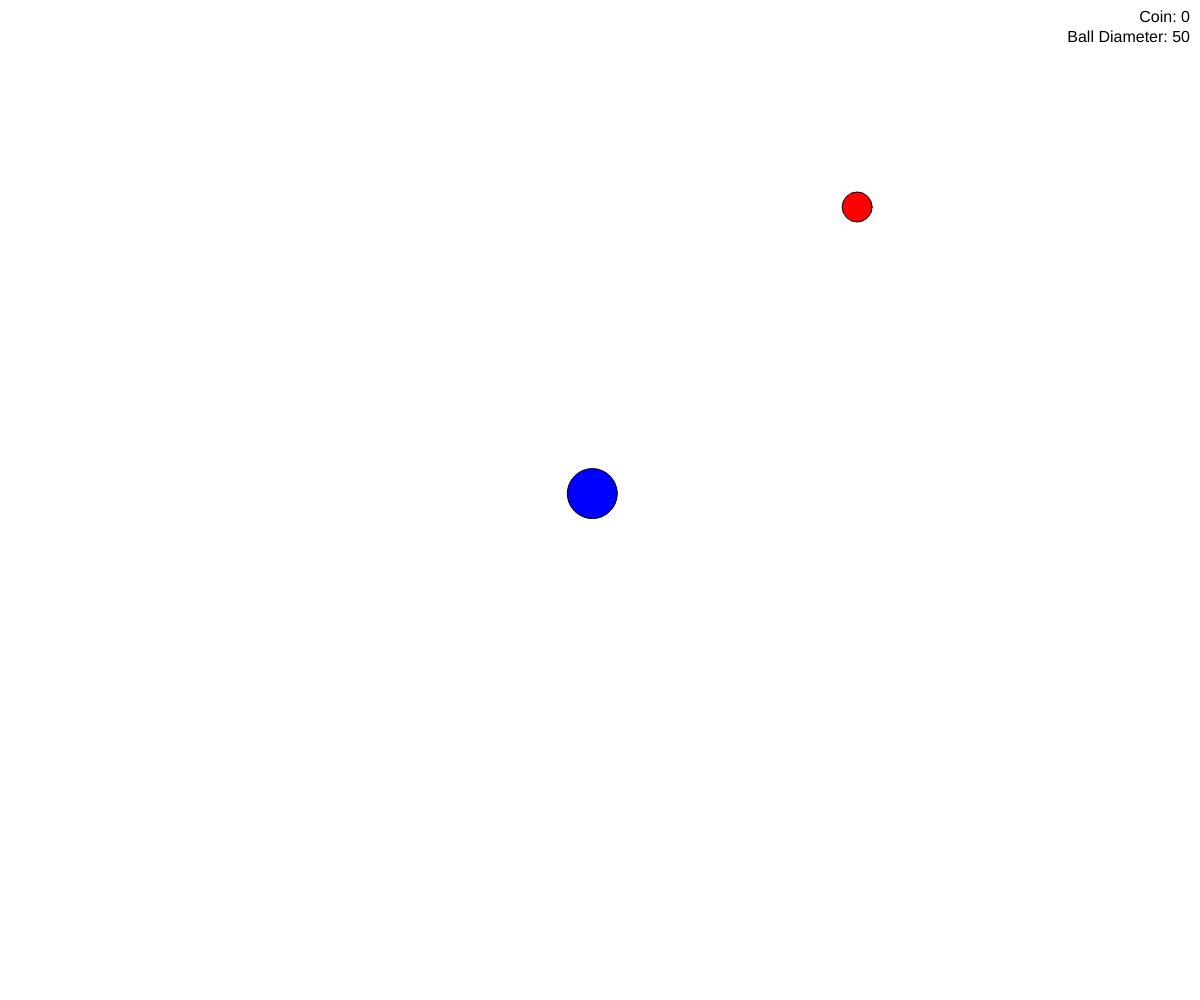
Frame 1 (no input)
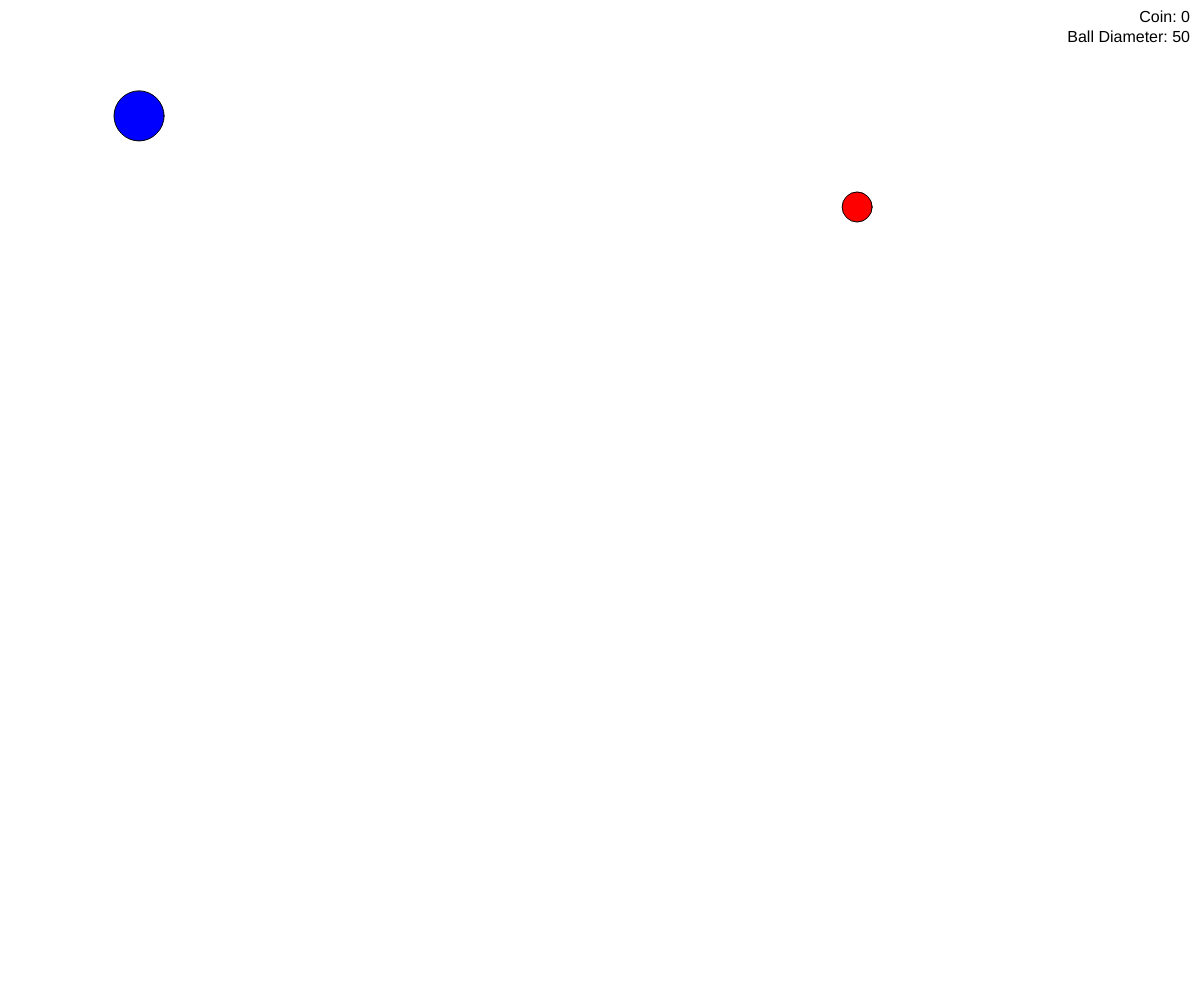
Frame 60 (no input)
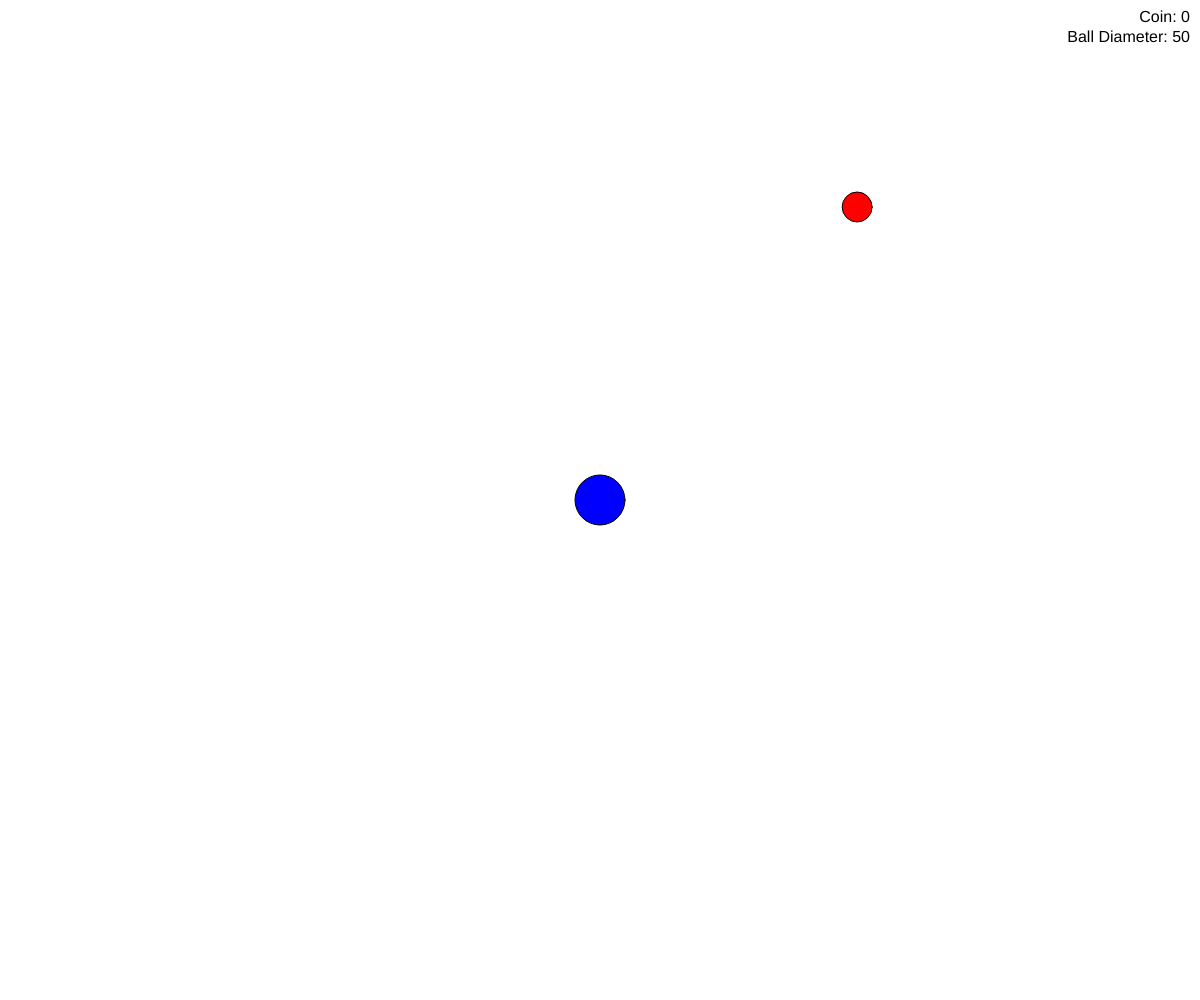
Frame 120 (the mouse pressed at the canvas centre since frame 60)

The p5.js sketch that drew these frames (run headless with seeded random() and noise() and a simulated clock; from frame 60 on, the mouse is pressed at the canvas centre):

// p5.js sketch
// ── sketch.js
let ball;
let coin;
let coinCounter = 0; 
let speed = 10; 

class Ball {
  constructor() {
    this.x = width / 2;
    this.y = height / 2;
    this.diameter = 20;
  }

  moveTowards(target) {
    this.x += target.x;
    this.y += target.y;
  }

  overlaps(other) {
    let distance = dist(this.x, this.y, other.x, other.y);
    return distance < this.diameter / 2 + other.size / 2;
  }

  increaseDiameter(amount) {
    this.diameter += amount;
  }

  display() {
    fill(0, 0, 255); 
    ellipse(this.x, this.y, this.diameter);
  }
}

class Coin {
  constructor(x, y, size) {
    this.x = x;
    this.y = y;
    this.size = size;
    this.color = 'red';
  }

  display() {
    fill(this.color);
    ellipse(this.x, this.y, this.size);
  }
}

function setup() {
  createCanvas(windowWidth, windowHeight);

  ball = new Ball();
  ball.diameter = 50;

  coin = new Coin(random(width), random(height), 30);
  coin.color = 'red';
}

function draw() {
  clear();

  let moveVector = createVector(mouseX - ball.x, mouseY - ball.y);
  moveVector.normalize();
  moveVector.mult(speed);

  ball.moveTowards(moveVector);

  if (ball.overlaps(coin)) {
    coin = new Coin(random(width), random(height), 30);
    coin.color = 'red';
    ball.increaseDiameter(2);
    coinCounter++; 
  }

  ball.display();
  coin.display();

  textSize(16);
  textAlign(RIGHT, TOP);
  fill(0);
  text(`Coin: ${coinCounter}`, width - 10, 10);
  text(`Ball Diameter: ${ball.diameter}`, width - 10, 30); 
}
